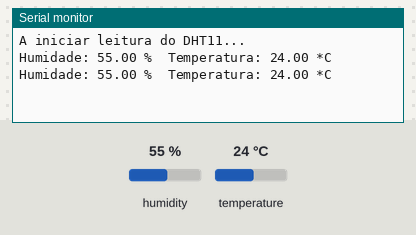
Bench run of a sketch on a simulated Arduino Uno, built with avr-gcc and run on an emulated ATmega328P. Parts: the last lines printed to the serial monitor. The test bench sets the inputs (shaded band); at power-on: humidity 55 %, temperature 24 °C.

Above: at 2.8 s.
2.9 s: humidity set to 22 %
At 4.6 s:
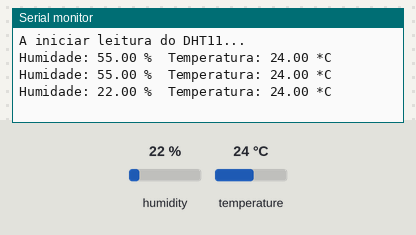
5.6 s: temperature set to 12 °C
At 7.0 s:
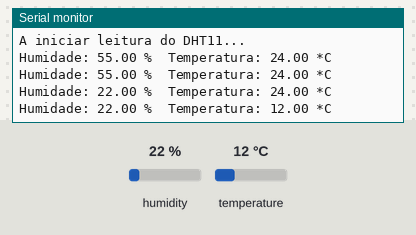
8.3 s: humidity set to 40 %
At 10.6 s:
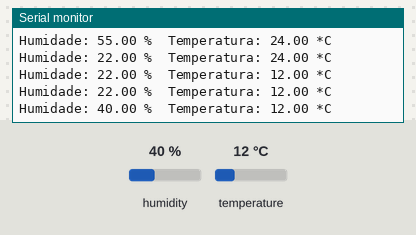
Timing chart, 0 to 12.1 s (numbered marks = the images above; inputs shaded):
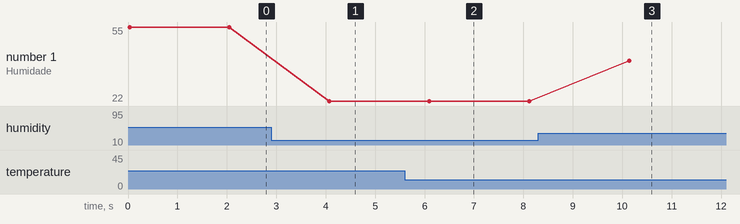

The sketch:

sensor_dht11.ino
```cpp
#include "DHT.h"

#define DHTPIN A1
#define DHTTYPE DHT11

DHT dht(DHTPIN, DHTTYPE);

void setup() {
  Serial.begin(9600);
  Serial.println("A iniciar leitura do DHT11...");
  dht.begin();
}

void loop() {
  float h = dht.readHumidity();
  float t = dht.readTemperature();

  if (isnan(t) || isnan(h)) {
    Serial.println("Falha ao ler o sensor DHT11");
  } else {
    Serial.print("Humidade: ");
    Serial.print(h);
    Serial.print(" %\t");
    Serial.print("Temperatura: ");
    Serial.print(t);
    Serial.println(" *C");
  }
  delay(2000);
}
```

Measured:
- after the input at 2.9 s, the serial monitor: prints a new line after 1.2 s (image 1)
- after the input at 5.6 s, the serial monitor: prints a new line after 0.50 s (image 2)
- after the input at 8.3 s, the serial monitor: prints a new line after 1.8 s (image 3)
- plotted number 1: 55 → 22 after the input at 2.9 s, 22 → 40 after the input at 8.3 s
